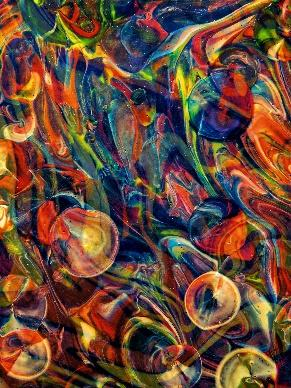
#> input picture original.jpg, 291 x 388 px
$ python openCVTest.py
#> lines starting #> are read from the running program, lines starting #| are printed output that depends on the picture

import cv2
import numpy as np


img = cv2.imread('original.jpg') # Combination of all colors
#> img is the input picture: shape (388, 291, 3); mean B, G, R 58.1, 73.3, 103.9

b,g,r = cv2.split(img)       # get b,g,r
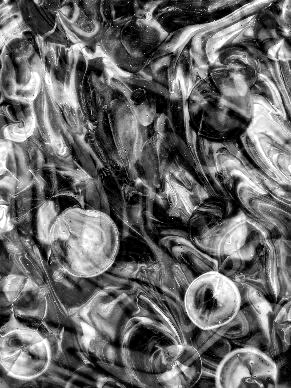
#> r: shape (388, 291); min 0, max 255, mean 103.9
rgb_img = cv2.merge([r,g,b])
x,y,z = np.shape(img)
#> x = 388; y = 291; z = 3
print(x, y, z)
#| 388 291 3

red = np.zeros((x,y,z),dtype=int)
green = np.zeros((x,y,z),dtype=int)
blue = np.zeros((x,y,z),dtype=int)

for i in range(0,x):
    for j in range(0,y):
        blue[i][j][0] = rgb_img[i][j][0]
        green[i][j][1]= rgb_img[i][j][1]
        red[i][j][2] = rgb_img[i][j][2]
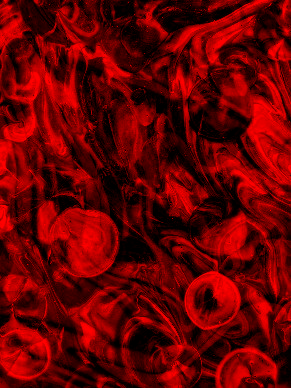
#> blue: shape (388, 291, 3) int64; mean R, G, B 103.9, 0, 0
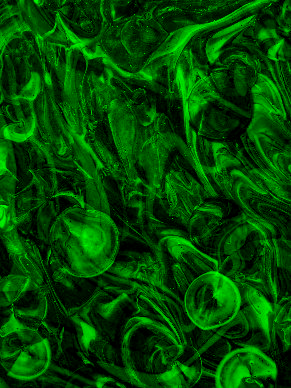
#> green: shape (388, 291, 3) int64; mean R, G, B 0, 73.3, 0
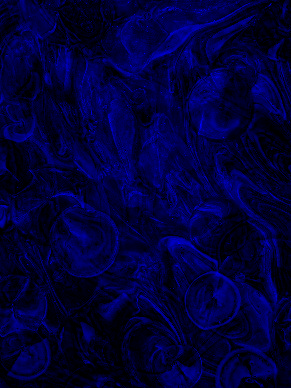
#> red: shape (388, 291, 3) int64; mean R, G, B 0, 0, 58.1

cv2.imwrite('Red.jpg',red)
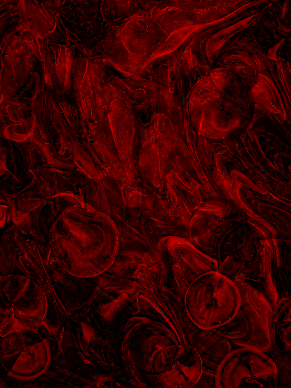
#> saved as Red.jpg: shape (388, 291, 3); mean B, G, R 0, 0, 58.1
cv2.imwrite('Green.jpg',green)
cv2.imwrite('Blue.jpg',blue)
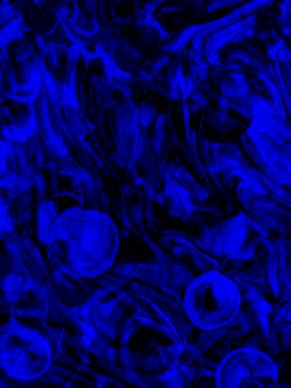
#> saved as Blue.jpg: shape (388, 291, 3); mean B, G, R 103.9, 0, 0


retrack_original = np.zeros((x,y,z),dtype=int)
for i in range(0,x):
    for j in range(0,y):
        retrack_original[i][j][0] = red[i][j][2]
        retrack_original[i][j][1] = green[i][j][1]
        retrack_original[i][j][2] = blue[i][j][0]

cv2.imwrite('retrack_original.jpg',retrack_original)

gray_image = cv2.cvtColor(img, cv2.COLOR_RGB2GRAY)
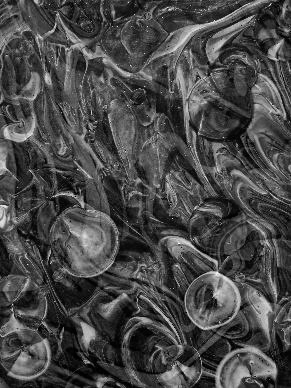
#> gray_image: shape (388, 291); min 0, max 248, mean 72.3
cv2.imwrite('GrayScale.jpg',gray_image)

# RGB to Gray:Y = (0.299 * R) + (0.587 * G) + (0.114 * B)
test_gray = np.zeros((x,y,z),dtype=int)
for i in range(0,x):
    for j in range(0,y):
        test_gray[i][j][0:3] = 0.299 * red[i][j][2] + 0.587 * green[i][j][1] + 0.114 * blue[i][j][0]

cv2.imwrite('TestGray.jpg',test_gray)
